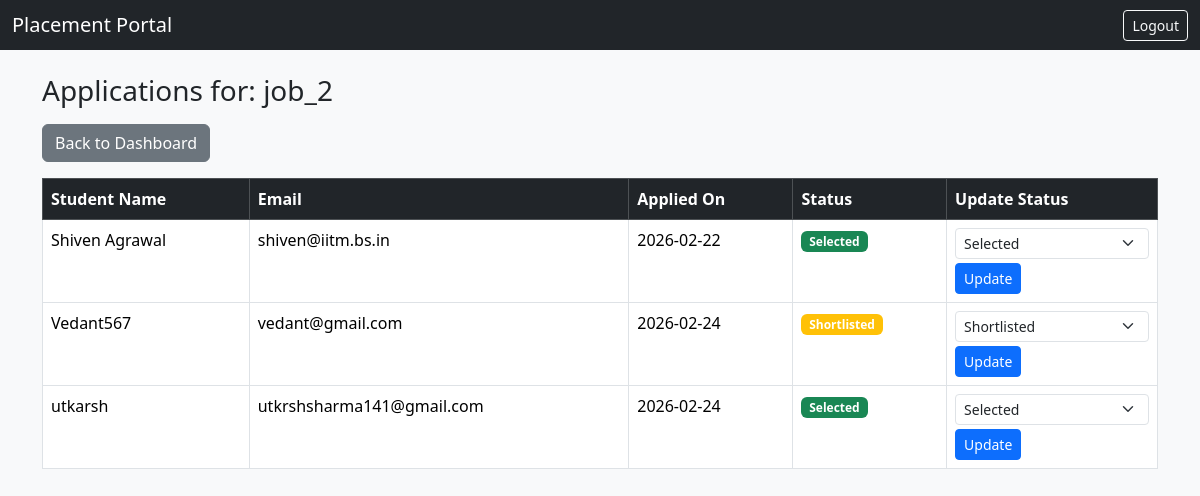
The page /company/drives/2/applications (signed in) on the database its author committed.
### dp.py (models this page shows)
class PlacementDrive(db.Model):
    __tablename__ = "placement_drives"
    id = db.Column(db.Integer, primary_key=True)
    company_id = db.Column(
        db.Integer, db.ForeignKey("companies.id"), nullable=False
    )
    job_title = db.Column(db.String(150), nullable=False)
    job_description = db.Column(db.String(2000))
    eligibility = db.Column(db.String(2000))
    deadline = db.Column(db.Date)
    status = db.Column(db.String(20), default="Pending")
    company = db.relationship("Company", backref="drives")
    applications = db.relationship("Application", backref="drive", cascade="all, delete" )

class Application(db.Model):
    __tablename__ = "applications"
    id = db.Column(db.Integer, primary_key=True)
    student_id = db.Column(
        db.Integer, db.ForeignKey("students.id"), nullable=False
    )
    drive_id = db.Column(
        db.Integer, db.ForeignKey("placement_drives.id"), nullable=False
    )
    appl_date = db.Column(db.DateTime, default=datetime.now(india_timezone))
    status = db.Column(db.String(20), default="Applied")
    student = db.relationship("Student", backref="applications")
    __table_args__ = (
        db.UniqueConstraint("student_id", "drive_id"),
    )

class Student(db.Model):
    __tablename__ = "students"
    id = db.Column(db.Integer, primary_key=True)
    user_id = db.Column(
        db.Integer, db.ForeignKey("users.id"), nullable=False
    )
    name = db.Column(db.String(100), nullable=False)
    status = db.Column(db.String(20), default="Pending")
    blacklisted = db.Column(db.Boolean, default=False)

class User(UserMixin, db.Model):
    __tablename__ = "users"
    id = db.Column(db.Integer, primary_key=True)
    email = db.Column(db.String(120), unique=True, nullable=False)
    password = db.Column(db.String(200), nullable=False)
    role = db.Column(db.String(20), nullable=False)
    student_profile = db.relationship(
        "Student", backref="user"
    )
    company_profile = db.relationship(
        "Company", backref="user"
    )

### app.py (the view)
@app.route("/company/drives/<int:drive_id>/applications")
@login_required
def view_applications(drive_id):
    if current_user.role != "company":
        abort(403)
    try:
        drive = PlacementDrive.query.get(drive_id)
    except:
        flash("Drive not found.")
        abort(404)
    user_id = current_user.id
    company = Company.query.filter_by(user_id=user_id).first()
    if not company:
        abort(403)
    if drive.company_id != company.id:
        abort(403)
    applications = drive.applications
    return render_template(
        "applications.html",
        drive=drive,
        applications=applications,
        update_status_url="/company/applications/update",
        back_url="/dashboard"
    )

### app.py (called while the page is built)
@login_manager.user_loader
def load_user(user_id):
    return User.query.get(int(user_id))

### templates/applications.html (shortened to what this page needs)
{% extends "index.html" %}
{% block content %}
<h3 class="mb-3">
    Applications for: {{ drive.job_title }}
</h3>
<a href="{{ back_url if back_url else '/dashboard' }}" class="btn btn-secondary mb-3">
    Back to Dashboard
</a>
<table class="table table-bordered">
    <thead class="table-dark">
        <tr>
            <th>Student Name</th>
            <th>Email</th>
            <th>Applied On</th>
            <th>Status</th>
            <th>Update Status</th>
        </tr>
    </thead>
    <tbody>
        {% for application in applications %}
        <tr>
            <td>{{ application.student.name }}</td>
            <td>{{ application.student.user.email }}</td>
            <td>{{ application.appl_date.strftime('%Y-%m-%d') }}</td>
            <td>
                {% if application.status == "Applied" %}
                <span class="badge bg-info">Applied</span>
                {% elif application.status == "Shortlisted" %}
                <span class="badge bg-warning">Shortlisted</span>
                {% elif application.status == "Selected" %}
                <span class="badge bg-success">Selected</span>
                {% elif application.status == "Rejected" %}
                <span class="badge bg-danger">Rejected</span>
                {% endif %}
            </td>
            <td>
                <form method="POST" action="{{ update_status_url }}/{{ application.id }}">
                    <select name="status" class="form-select form-select-sm mb-1">
                        <option value="Shortlisted" {% if application.status == "Shortlisted" %}selected{% endif %}>Shortlisted</option>
                        <option value="Selected" {% if application.status == "Selected" %}selected{% endif %}>Selected</option>
                    </select>
                    <button class="btn btn-sm btn-primary">
                        Update
                    </button>
                </form>
            </td>
        </tr>
        {% else %}
        <tr>
            <td colspan="5" class="text-center">
                No applications yet
            </td>
        </tr>
        {% endfor %}
    </tbody>
</table>
{% endblock %}

### rows shown on the page
PlacementDrive: job_title "job_2"
Application: student.name "Shiven Agrawal", student.user.email "shiven@iitm.bs.in", appl_date "2026-02-22", shows "Selected", status "Selected"
Application: student.name "Vedant567", student.user.email "vedant@gmail.com", appl_date "2026-02-24", shows "Shortlisted", status "Shortlisted"
Application: student.name "utkarsh", student.user.email "utkrshsharma141@gmail.com", appl_date "2026-02-24", shows "Selected", status "Selected"
